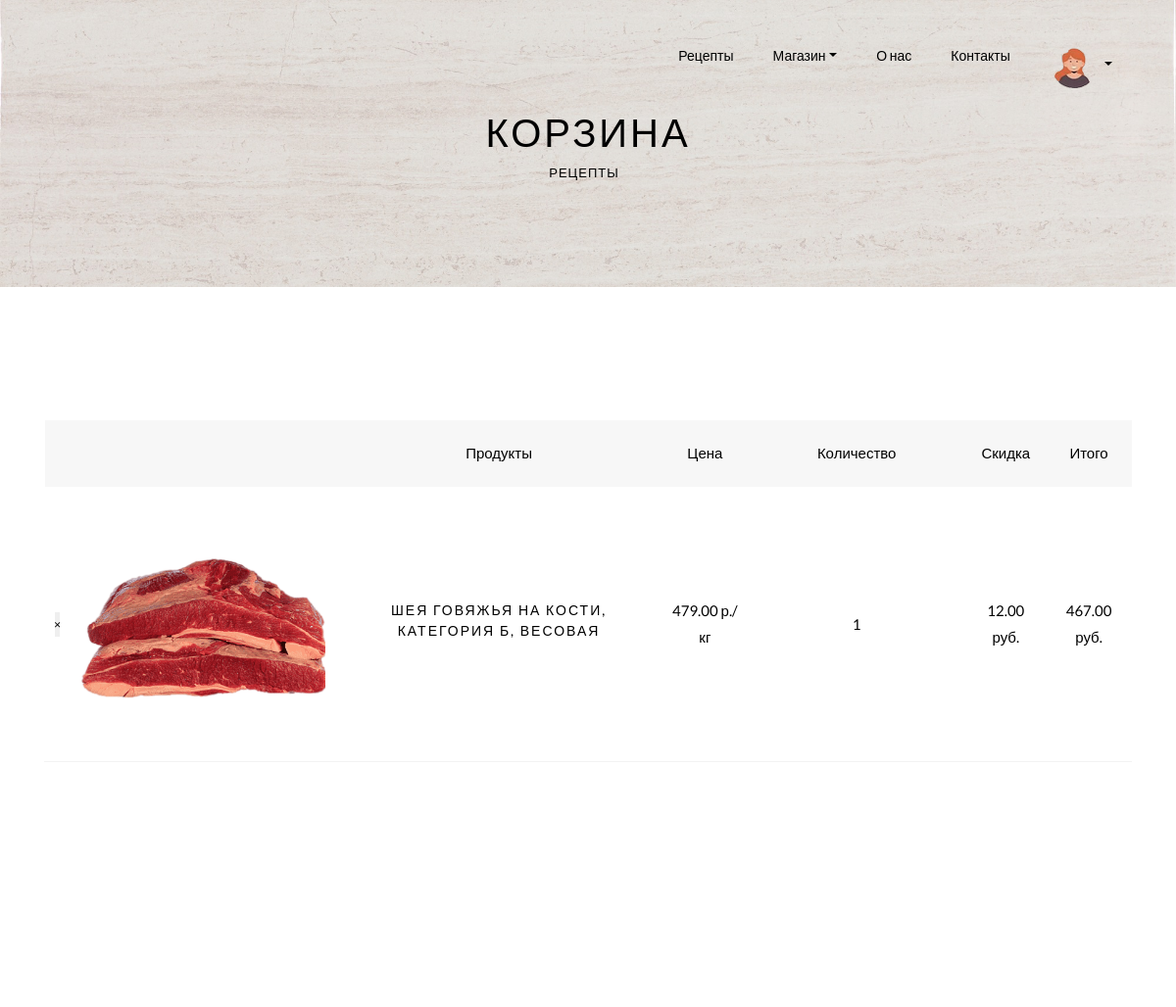
/shop/cart_view/ (signed in, upper part), run on an earlier commit of the app's database.
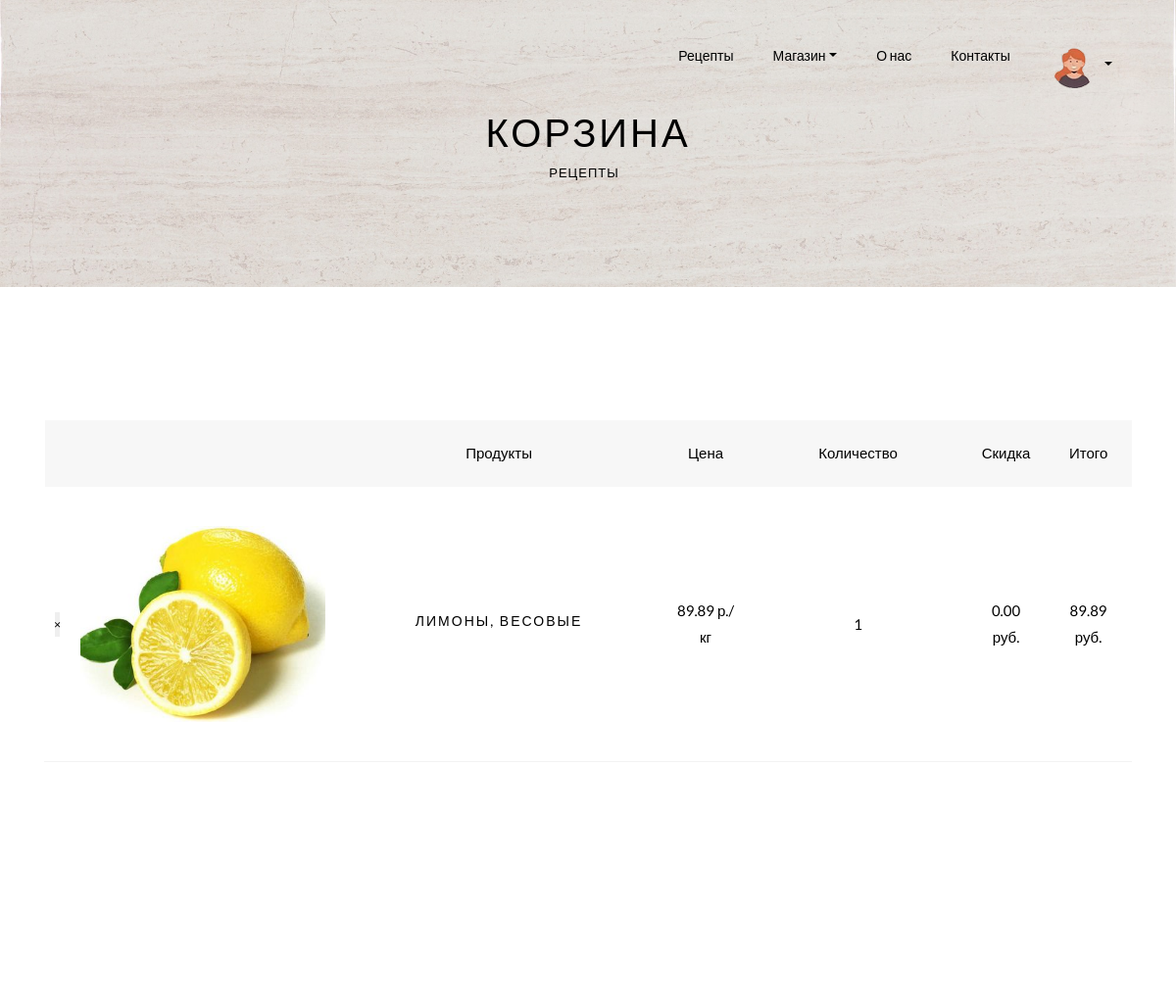
And on a later commit of the database.
### shop/models.py (models this page shows, shortened)
class OrderItem(models.Model):
    order = models.ForeignKey(Order, on_delete=models.CASCADE)  # связь с заказом
    product = models.ForeignKey(Product,
                                on_delete=models.PROTECT)  # связь с Продуктом, удалить продукт просто так нельзя
    quantity = models.PositiveIntegerField(default=1)  # количество, вводим вручную
    price = models.DecimalField(max_digits=20, decimal_places=2)
    discount = models.DecimalField(max_digits=20, decimal_places=2, default=0)  # возможная скидка, по умолчанию 0
    class Meta:
        ordering = ['pk']
    @property
    def amount(self):  # перерасчет amount элемента с учетом количества и скидки
        return self.quantity * (self.price - self.discount)

class Product(models.Model):
    name = models.CharField(max_length=255, verbose_name='product_name')
    code = models.CharField(max_length=255,
                            verbose_name='product_code')  # по этому полю различаем продукт (код продукта)
    price = models.DecimalField(max_digits=20, decimal_places=2)
    unit = models.CharField(max_length=255, blank=True, null=True)  # единица измерения
    image_url = models.ImageField(upload_to='img_product')  # путь на изображение продукта
    note = models.TextField(blank=True, null=True)  # комментарий к продукту
    class Meta:  # все элементы отображаются по дате создания
        ordering = ['pk']

### shop/views.py (the view)
# urls.py: path('cart_view/', views.cart_view, name='cart_view'),
@login_required(login_url=reverse_lazy('signin'))
def cart_view(request):
    cart = Order.get_cart(request.user)
    items = cart.orderitem_set.all()
    context = {
        'cart': cart,
        'items': items
    }
    return render(request, 'shop/cart.html', context)

### shop/models.py (called while the page is built)
    @staticmethod
    def get_cart(user: User):  # корзина до каких-либо изменений
        cart = Order.objects.filter(user=user,
                                    status=Order.STATUS_CART
                                    ).first()
        if cart and (timezone.now() - cart.creation_time).days > 7:
            cart.delete()  # корзина удаляется, если ей больше 7 дней
            cart = None
        if not cart:  # если корзины не существует, то она создается
            cart = Order.objects.create(user=user,
                                        status=Order.STATUS_CART,
                                        amount=0
                                        )
        return cart

### templates/shop/cart.html (shortened to what this page needs)
{% extends 'base-page.html' %}
{% load static %}
{% block container  %}
<div class="hero-wrap hero-bread" style="background-image: url('{% static 'img/bg-66.jpg' %}');">
    <div class="container">
        <div class="row no-gutters slider-text align-items-center justify-content-center">
            <div class="col-md-9 ftco-animate text-center">
                <h1 class="mb-0 bread">Корзина</h1>
                <p class="breadcrumbs"><span class="mr-2"><a href="{% url 'index' %}">Рецепты</a></span></p>
            </div>
        </div>
    </div>
</div>
<section class="ftco-section ftco-cart">
    <div class="container">
        <div class="row">
            <div class="col-md-12 ftco-animate">
                <div class="cart-list">
                    <table class="table">
                        <thead class="thead-primary">
                        <tr class="text-center">
                            <th>&nbsp;</th>
                            <th>&nbsp;</th>
                            <th>Продукты</th>
                            <th>Цена</th>
                            <th>Количество</th>
                            <th>Скидка</th>
                            <th>Итого</th>
                        </tr>
                        </thead>
                        <tbody>
                        {% for item in items %}
                        <tr class="text-center">
                            <form method="post" action="{% url 'cart_delete_item' item.pk %}">
                                <td class="product-remove">
                                    <button><span class="ion-ios-close"></span></button>
                                </td>
                            </form>
                            <td class="image-prod">
                                <div class="img" style="background-image:url('{{ item.product.image_url.url }}');"></div>
                            </td>
                            <td class="product-name">
                                <h3>{{ item.product.name }}</h3>
                            </td>
                            <td class="price">{{ item.price }} р./{{ item.product.unit }}</td>
                            <td class="quantity">{{ item.quantity }}</td>
                            <td class="total">{{ item.discount }} руб.</td>
                            <td class="total">{{ item.amount }} руб.</td>
                        </tr>
                        {% endfor %}
                        </tbody>
                    </table>
                </div>
            </div>
        </div>
        <div class="row justify-content-end">
        </div>
    </div>
</section>
{% endblock container  %}

### templates/base-page.html (shortened to what this page needs)
{% load static%}
<!DOCTYPE html>
<html lang="en">
<head>
    <link rel="stylesheet" href="{% static '/css/open-iconic-bootstrap.min.css' %}">
    <link rel="stylesheet" href="{% static '/css/animate.css' %}">
    <link rel="stylesheet" href="{% static '/css/owl.carousel.min.css' %}">
    <link rel="stylesheet" href="{% static '/css/owl.theme.default.min.css' %}">
    <link rel="stylesheet" href="{% static '/css/magnific-popup.css' %}">
    <link rel="stylesheet" href="{% static '/css/aos.css' %}">
    <link rel="stylesheet" href="{% static '/css/ionicons.min.css' %}">
    <link rel="stylesheet" href="{% static '/css/bootstrap-datepicker.css' %}">
    <link rel="stylesheet" href="{% static '/css/jquery.timepicker.css' %}">
    <link rel="stylesheet" href="{% static '/css/flaticon.css' %}">
    <link rel="stylesheet" href="{% static '/css/icomoon.css' %}">
    <link rel="stylesheet" href="{% static '/css/style.css' %}">
</head>
<body>
    <nav class="navbar navbar-expand-lg navbar-dark ftco_navbar bg-dark ftco-navbar-light" id="ftco-navbar">
        <div class="container">
          <div class="collapse navbar-collapse" id="ftco-nav">
            <ul class="navbar-nav ml-auto">
              <li class="nav-item active"><a href="{% url 'index' %}" class="nav-link">Рецепты</a></li>
              <li class="nav-item dropdown">
                  <a class="nav-link dropdown-toggle" href="#" id="dropdown04" data-toggle="dropdown" aria-haspopup="true" aria-expanded="false">Магазин</a>
              </li>
              <li class="nav-item"><a href="{% url 'about' %}" class="nav-link">О нас</a></li>
              <li class="nav-item"><a href="#" class="nav-link">Контакты</a></li>
              <li class="nav-item dropdown">
                  <a class="nav-link dropdown-toggle" href="#" id="dropdown04" data-toggle="dropdown" aria-haspopup="true" aria-expanded="false">
                      {% if user.is_authenticated %}
                          <img src="{% static '/img/login.png' %}">
                      {% else %}
                          Sign ...
                      {% endif %}
                  </a>
              </li>
            </ul>
          </div>
        </div>
      </nav>
    {% block container %}
    {% endblock container %}
</body>
</html>

What changed in the data, as far as the page shows it:
removed OrderItem: product.image_url (picture), product.name "ШЕЯ ГОВЯЖЬЯ НА КОСТИ, КАТЕГОРИЯ Б, ВЕСОВАЯ", price "479.00", product.unit "кг", quantity "1", discount "12.00", amount "467.00"
added OrderItem: product.image_url (picture), product.name "ЛИМОНЫ, ВЕСОВЫЕ", price "89.89", product.unit "кг", quantity "1", discount "0.00", amount "89.89"
